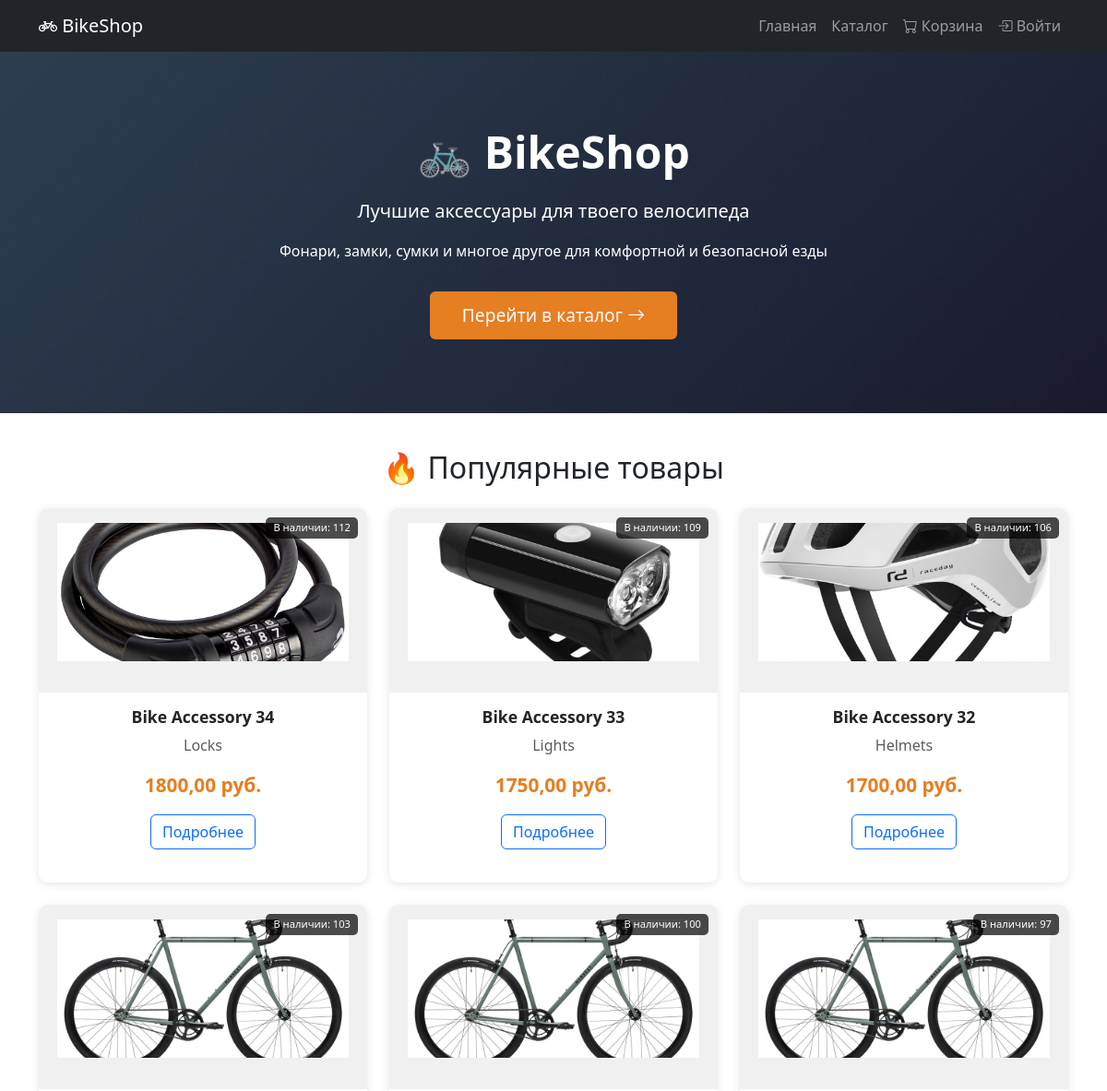
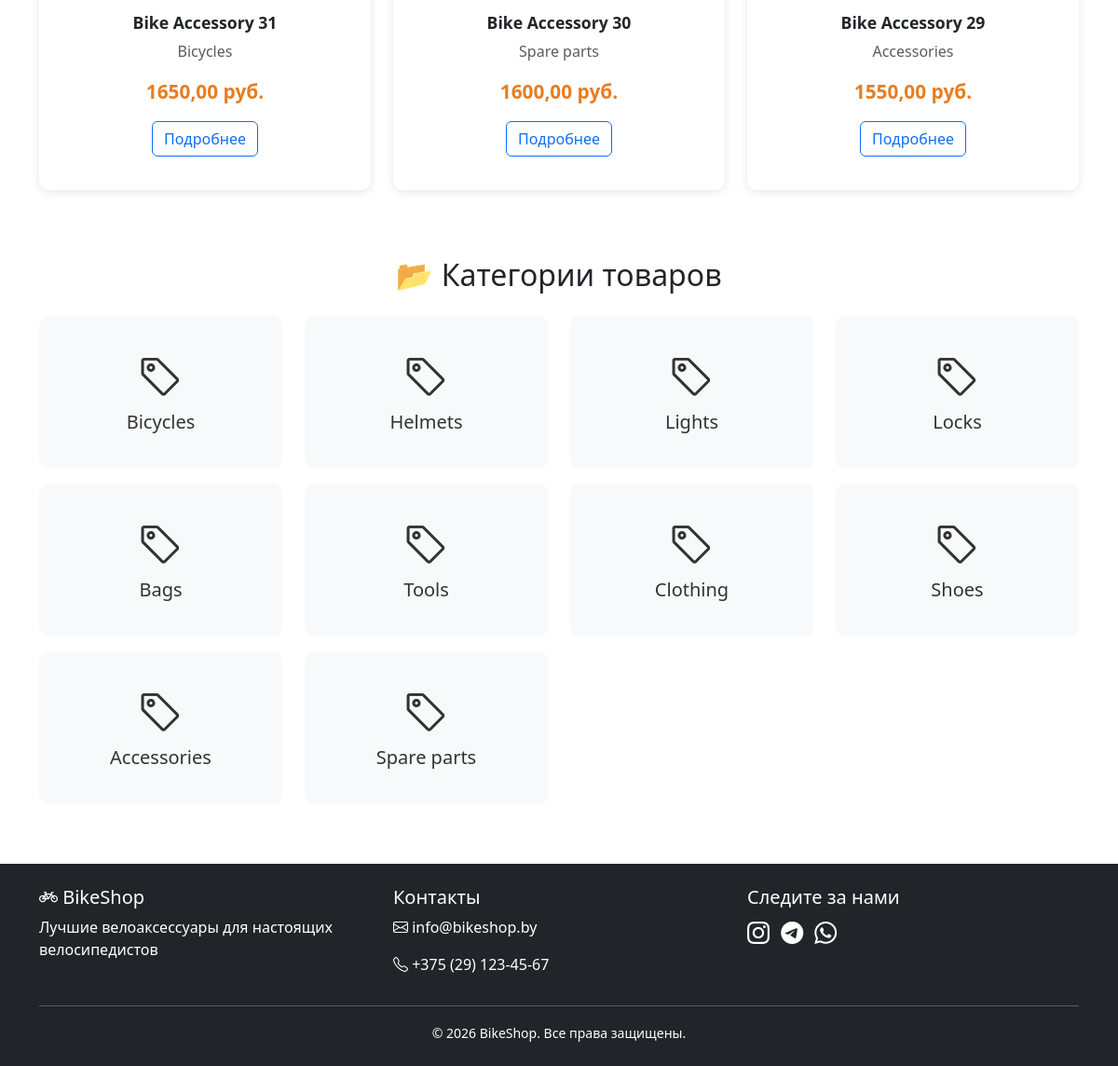
The page / on the database its author committed (2 pictures, top to bottom).
### products/models.py (models this page shows, shortened)
class Product(models.Model):
    name = models.CharField(max_length=200, verbose_name='Название товара')
    description = models.TextField(verbose_name='Описание')
    photo = models.ImageField(upload_to='products/', blank=True, null=True, verbose_name='Фото')
    price = models.DecimalField(
        max_digits=10,
        decimal_places=2,
        validators=[validate_non_negative],
        verbose_name='Price'
    )
    stock_quantity = models.IntegerField(
        validators=[validate_non_negative],
        verbose_name='Stock quantity'
    )
    category = models.ForeignKey(
        Category,
        on_delete=models.CASCADE,
        related_name='products',
        verbose_name='Category'
    )
    manufacturer = models.ForeignKey(
        Manufacturer,
        on_delete=models.CASCADE,
        related_name='products',
        verbose_name='Manufacturer'
    )
    class Meta:
        verbose_name = 'Product'
        verbose_name_plural = 'Products'

class Category(models.Model):
    name = models.CharField(max_length=100, verbose_name='Название категории')
    description = models.TextField(blank=True, null=True, verbose_name='Описание')
    class Meta:
        verbose_name = 'Category'
        verbose_name_plural = 'Categories'

### shop/views.py (the view)
# urls.py: path('', views.home, name='home'),
def home(request):
    popular_products = Product.objects.all().order_by('-id')[:6]
    categories = Category.objects.all()
    context = {
        'popular_products': popular_products,
        'categories': categories,
    }
    return render(request, 'shop/index.html', context)

### templates/shop/index.html (shortened to what this page needs)
{% extends 'base.html' %}
{% load static %}
{% block content %}
<section class="hero-section">
    <div class="container text-center">
        <h1>🚲 BikeShop</h1>
        <p class="lead">Лучшие аксессуары для твоего велосипеда</p>
        <p>Фонари, замки, сумки и многое другое для комфортной и безопасной езды</p>
        <a href="{% url 'products:product_list' %}" class="btn btn-hero mt-3">
            Перейти в каталог <i class="bi bi-arrow-right"></i>
        </a>
    </div>
</section>
<div class="container">
    <section class="mb-5">
        <h2 class="text-center mb-4">🔥 Популярные товары</h2>
        <div class="row">
            {% for product in popular_products %}
            <div class="col-md-4 col-lg-4 mb-4">
                <div class="card product-card h-100">
                    <div class="position-relative">
                        <div class="card-img-top text-center pt-3">
                            {% if 'Bicycles' in product.category.name %}
                                <img src="{% static 'images/bike.jpg' %}" class="img-fluid" style="height: 150px; width: 100%; object-fit: cover;" alt="Велосипед">
                            {% elif 'Lights' in product.category.name %}
                                <img src="{% static 'images/fonarik.jpg' %}" class="img-fluid" style="height: 150px; width: 100%; object-fit: cover;" alt="Фонарь">
                            {% elif 'Locks' in product.category.name %}
                                <img src="{% static 'images/zamok.jpg' %}" class="img-fluid" style="height: 150px; width: 100%; object-fit: cover;" alt="Замок">
                            {% elif 'Bags' in product.category.name %}
                                <img src="{% static 'images/sumka.jpg' %}" class="img-fluid" style="height: 150px; width: 100%; object-fit: cover;" alt="Сумка">
                            {% elif 'Helmets' in product.category.name %}
                                <img src="{% static 'images/schlem.jpg' %}" class="img-fluid" style="height: 150px; width: 100%; object-fit: cover;" alt="Шлем">
                            {% else %}
                                <img src="{% static 'images/bike.jpg' %}" class="img-fluid" style="height: 150px; width: 100%; object-fit: cover;" alt="Аксессуар">
                            {% endif %}
                        </div>
                        <div class="stock-badge {% if product.stock_quantity < 10 %}low{% endif %}">
                            {% if product.stock_quantity > 0 %}В наличии: {{ product.stock_quantity }}{% else %}Нет в наличии{% endif %}
                        </div>
                    </div>
                    <div class="card-body text-center">
                        <h5 class="card-title">{{ product.name }}</h5>
                        <p class="card-text text-muted">{{ product.category.name }}</p>
                        <div class="price">{{ product.price }} руб.</div>
                        <a href="{% url 'products:product_detail' product.id %}" class="btn btn-outline-primary mt-3">Подробнее</a>
                    </div>
                </div>
            </div>
            {% empty %}
            <p class="text-center">Нет товаров для отображения</p>
            {% endfor %}
        </div>
    </section>
    <section class="mb-5">
        <h2 class="text-center mb-4">📂 Категории товаров</h2>
        <div class="row">
            {% for category in categories %}
            <div class="col-md-3 col-6 mb-3">
                <a href="{% url 'products:product_list' %}?category={{ category.id }}" class="category-card">
                    <i class="bi bi-tag"></i>
                    <h5>{{ category.name }}</h5>
                </a>
            </div>
            {% endfor %}
        </div>
    </section>
</div>
{% endblock %}

### static/css/style.css (style rules this page uses)
:root { --primary-color: #2c3e50; --secondary-color: #e67e22; --accent-color: #3498db; --dark-bg: #1a1a2e; --light-bg: #f8f9fa; }
.hero-section { background: linear-gradient(135deg, var(--primary-color), var(--dark-bg)); color: white; padding: 80px 0; margin-bottom: 40px; }
.hero-section h1 { font-size: 3rem; font-weight: 700; margin-bottom: 20px; }
.hero-section .btn-hero { background: var(--secondary-color); color: white; border: none; padding: 12px 35px; font-size: 1.2rem; transition: all 0.3s; }
.product-card { transition: transform 0.3s, box-shadow 0.3s; border: none; border-radius: 10px; overflow: hidden; margin-bottom: 20px; box-shadow: 0 2px 10px rgba(0,0,0,0.1); }
.product-card .card-img-top { height: 200px; object-fit: cover; background: #f0f0f0; padding: 20px; }
.product-card .card-title { font-size: 1.1rem; font-weight: 600; }
.product-card .price { color: var(--secondary-color); font-size: 1.3rem; font-weight: 700; }
.product-card .stock-badge { position: absolute; top: 10px; right: 10px; background: rgba(0,0,0,0.7); color: white; padding: 3px 8px; border-radius: 5px; font-size: 0.7rem; }
.category-card { text-align: center; padding: 30px; background: var(--light-bg); border-radius: 10px; transition: all 0.3s; text-decoration: none; color: #333; display: block; }
.category-card i { font-size: 3rem; margin-bottom: 15px; }

### rows shown on the page
Product: stock_quantity "112", name "Bike Accessory 34", category.name "Locks", price "1800,00"
Product: stock_quantity "109", name "Bike Accessory 33", category.name "Lights", price "1750,00"
Product: stock_quantity "106", name "Bike Accessory 32", category.name "Helmets", price "1700,00"
Product: stock_quantity "103", name "Bike Accessory 31", category.name "Bicycles", price "1650,00"
Product: stock_quantity "100", name "Bike Accessory 30", category.name "Spare parts", price "1600,00"
Product: stock_quantity "97", name "Bike Accessory 29", category.name "Accessories", price "1550,00"
Category: name "Bicycles"
Category: name "Helmets"
Category: name "Lights"
Category: name "Locks"
Category: name "Bags"
Category: name "Tools"
Category: name "Clothing"
Category: name "Shoes"
Category: name "Accessories"
Category: name "Spare parts"
